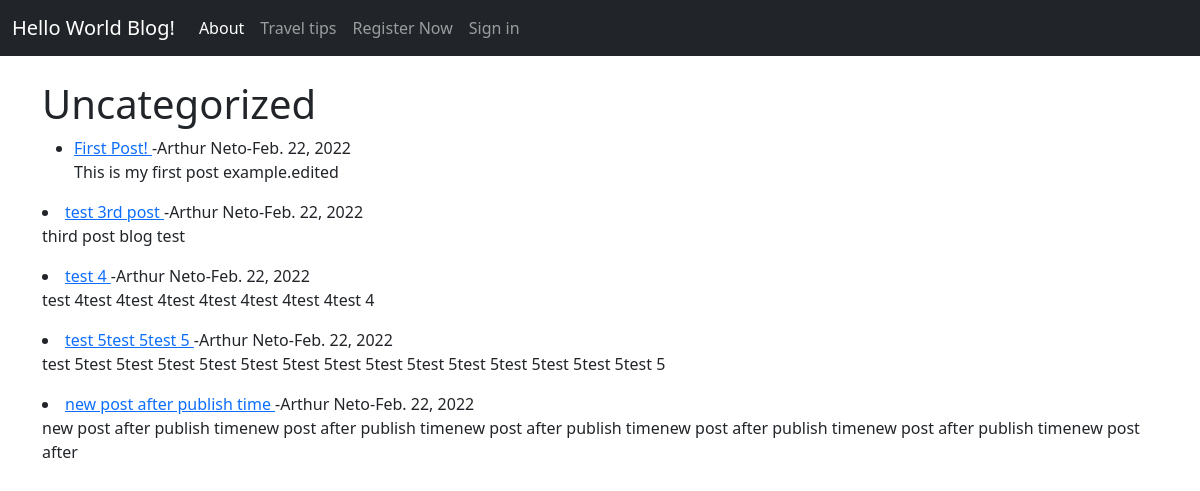
Page /category/uncategorized/ on the earlier database version.
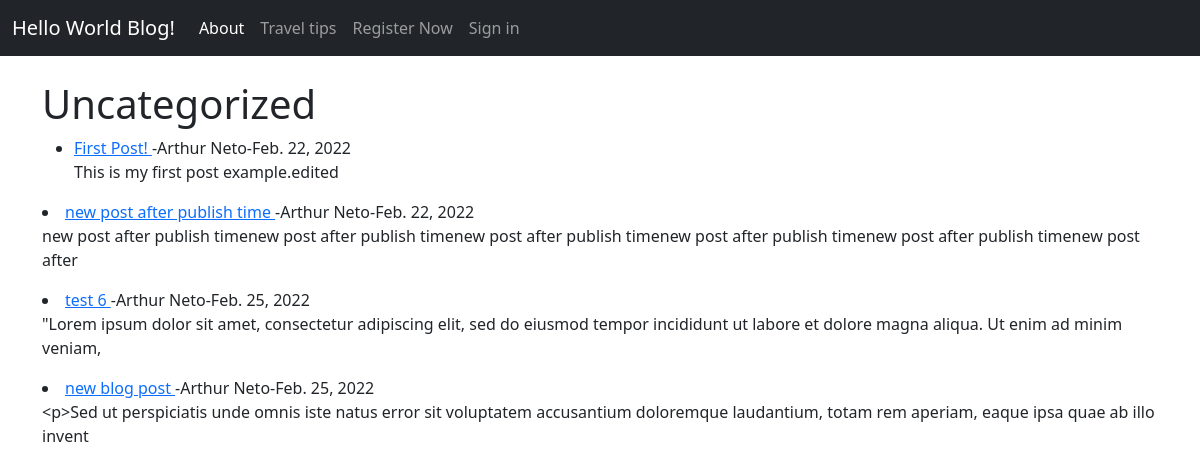
Same page on the later database version.
### world/models.py (models this page shows, shortened)
class Post(models.Model):
    title = models.CharField(max_length=255)
    title_tag = models.CharField(max_length=255)
    author = models.ForeignKey(User, on_delete=models.CASCADE)
    category = models.CharField(max_length=255, default='uncategorized')
    body = models.TextField()
    publish_date =  models.DateField(auto_now_add=True)

### world/views.py (the view)
# urls.py: path('category/<str:caty>/', CreateCategoryView, name='category'),
def CreateCategoryView(request, caty):
    category_posts =  Post.objects.filter(category=caty.replace('-',' '))
    return render(request,'category.html', {'caty':caty.title().replace('-',' '), 'category_posts':category_posts})

### world/templates/category.html (shortened to what this page needs)
{% extends 'base.html' %}
{% block content %}
{% if category_posts %}
        <h1>{{ caty }}</h1>
        <ul>
            {% for post in category_posts %}
            <li><a href="{% url 'details-article' post.pk %}">
                {{ post.title }} </a>
                -{{ post.author.first_name }} {{ post.author.last_name }}-{{ post.publish_date }}
                </small><br/>
                {{ post.body|slice:":150"|linebreaks  }}
            </li>
        </ul>
{% endfor %}
{% else %}
 <h2> Page doesnt exist </h2>
{% endif %}
{% endblock %}

### world/templates/base.html (shortened to what this page needs)
<!doctype html>
<html lang="en">
  <head>
    <link href="https://cdn.jsdelivr.net/npm/bootstrap@5.1.3/dist/css/bootstrap.min.css" rel="stylesheet">
  </head>
  <body>
    <nav class="navbar navbar-expand-lg navbar-dark bg-dark">
      <div class="container-fluid">
        <a class="navbar-brand" href="{% url 'index' %}">Hello World Blog!</a>
        <div class="collapse navbar-collapse" id="navbarText">
          <ul class="navbar-nav me-auto mb-2 mb-lg-0">
            <li class="nav-item">
              <a class="nav-link active" aria-current="page" href="#">About</a>
            </li>
            <li class="nav-item">
              <a class="nav-link" href="#">Travel tips</a>
            </li>
            {% if user.is_authenticated %}
              <li class="nav-item">
                <a class="nav-link" href="{% url 'post' %}">Post your message</a>
              </li>
              <li class="nav-item">
                <a class="nav-link" href="{% url 'create_category' %}">Create New Category</a>
              </li>
              <li class="nav-item">
                <a class="nav-link" href="{% url 'logout' %}">Logout</a>
              </li>
            {% else %}
              <li class="nav-item">
                <a class="nav-link" href="{% url 'register' %}">Register Now</a>
              </li>
              <li class="nav-item">
                <a class="nav-link" href="{% url 'login' %}">Sign in</a>
              </li>
            {% endif %}
          </ul>
        </div>
      </div>
    </nav>
  <br/>
    <div class="container">
        {% block content %}
        {% endblock %}
    </div>
  </body>
</html>

Differences in the rows shown:
removed Post: title "test 3rd post", author.first_name "Arthur", author.last_name "Neto", publish_date "Feb. 22, 2022", body "third post blog test"
removed Post: title "test 4", author.first_name "Arthur", author.last_name "Neto", publish_date "Feb. 22, 2022", body "test 4test 4test 4test 4test 4test 4test 4test 4"
removed Post: title "test 5test 5test 5", author.first_name "Arthur", author.last_name "Neto", publish_date "Feb. 22, 2022", body "test 5test 5test 5test 5test 5test 5test 5test 5test 5test 5test 5test 5test 5test 5test 5"
added Post: title "test 6", author.first_name "Arthur", author.last_name "Neto", publish_date "Feb. 25, 2022", body "\"Lorem ipsum dolor sit amet, consectetur adipiscing elit, sed do eiusmod tempor incididunt ut labore et dolore magna aliqua. Ut enim ad minim veniam,"
added Post: title "new blog post", author.first_name "Arthur", author.last_name "Neto", publish_date "Feb. 25, 2022", body "<p>Sed ut perspiciatis unde omnis iste natus error sit voluptatem accusantium doloremque laudantium, totam rem aperiam, eaque ipsa quae ab illo invent"
